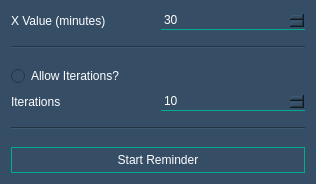
<?xml version="1.0" encoding="UTF-8"?>
<ui version="4.0">
 <class>MainWindow</class>
 <widget class="QMainWindow" name="MainWindow">
  <property name="geometry">
   <rect>
    <x>0</x>
    <y>0</y>
    <width>316</width>
    <height>184</height>
   </rect>
  </property>
  <property name="minimumSize">
   <size>
    <width>316</width>
    <height>184</height>
   </size>
  </property>
  <property name="windowTitle">
   <string>X Minute Reminder</string>
  </property>
  <property name="windowIcon">
   <iconset resource="additions.qrc">
    <normaloff>:/Icon/icon70.png</normaloff>:/Icon/icon70.png</iconset>
  </property>
  <property name="styleSheet">
   <string notr="true">background-color: rgb(53, 78, 102);</string>
  </property>
  <widget class="QWidget" name="centralWidget">
   <layout class="QGridLayout" name="gridLayout">
    <item row="0" column="0">
     <layout class="QVBoxLayout" name="verticalLayout">
      <item>
       <layout class="QHBoxLayout" name="horizontalLayout">
        <item>
         <widget class="QLabel" name="lXValue">
          <property name="sizePolicy">
           <sizepolicy hsizetype="Preferred" vsizetype="Expanding">
            <horstretch>0</horstretch>
            <verstretch>0</verstretch>
           </sizepolicy>
          </property>
          <property name="styleSheet">
           <string notr="true">color: white;</string>
          </property>
          <property name="text">
           <string>X Value (minutes)</string>
          </property>
         </widget>
        </item>
        <item>
         <widget class="QSpinBox" name="sbXValue">
          <property name="sizePolicy">
           <sizepolicy hsizetype="Preferred" vsizetype="Expanding">
            <horstretch>0</horstretch>
            <verstretch>0</verstretch>
           </sizepolicy>
          </property>
          <property name="styleSheet">
           <string notr="true">background-color: rgb(53, 78, 102);
color: white;
border-bottom: 1px solid rgb(1, 173, 140);
border-radius: 0px;
padding: 1px;</string>
          </property>
          <property name="minimum">
           <number>1</number>
          </property>
          <property name="maximum">
           <number>720</number>
          </property>
          <property name="value">
           <number>30</number>
          </property>
         </widget>
        </item>
       </layout>
      </item>
      <item>
       <spacer name="verticalSpacer_3">
        <property name="orientation">
         <enum>Qt::Vertical</enum>
        </property>
        <property name="sizeHint" stdset="0">
         <size>
          <width>20</width>
          <height>40</height>
         </size>
        </property>
       </spacer>
      </item>
      <item>
       <widget class="Line" name="line">
        <property name="orientation">
         <enum>Qt::Horizontal</enum>
        </property>
       </widget>
      </item>
      <item>
       <spacer name="verticalSpacer_4">
        <property name="orientation">
         <enum>Qt::Vertical</enum>
        </property>
        <property name="sizeHint" stdset="0">
         <size>
          <width>20</width>
          <height>40</height>
         </size>
        </property>
       </spacer>
      </item>
      <item>
       <widget class="QRadioButton" name="rbAllowIterations">
        <property name="sizePolicy">
         <sizepolicy hsizetype="Preferred" vsizetype="Expanding">
          <horstretch>0</horstretch>
          <verstretch>0</verstretch>
         </sizepolicy>
        </property>
        <property name="styleSheet">
         <string notr="true">color: white;</string>
        </property>
        <property name="text">
         <string>Allow Iterations?</string>
        </property>
       </widget>
      </item>
      <item>
       <layout class="QHBoxLayout" name="horizontalLayout_2">
        <item>
         <widget class="QLabel" name="lIterations">
          <property name="sizePolicy">
           <sizepolicy hsizetype="Preferred" vsizetype="Expanding">
            <horstretch>0</horstretch>
            <verstretch>0</verstretch>
           </sizepolicy>
          </property>
          <property name="styleSheet">
           <string notr="true">color: white;</string>
          </property>
          <property name="text">
           <string>Iterations</string>
          </property>
         </widget>
        </item>
        <item>
         <widget class="QSpinBox" name="sbIterations">
          <property name="enabled">
           <bool>false</bool>
          </property>
          <property name="sizePolicy">
           <sizepolicy hsizetype="Preferred" vsizetype="Expanding">
            <horstretch>0</horstretch>
            <verstretch>0</verstretch>
           </sizepolicy>
          </property>
          <property name="styleSheet">
           <string notr="true">background-color: rgb(53, 78, 102);
color: white;
border-bottom: 1px solid rgb(1, 173, 140);
border-radius: 0px;
padding: 1px;</string>
          </property>
          <property name="minimum">
           <number>1</number>
          </property>
          <property name="maximum">
           <number>1000</number>
          </property>
          <property name="value">
           <number>10</number>
          </property>
         </widget>
        </item>
       </layout>
      </item>
      <item>
       <spacer name="verticalSpacer">
        <property name="orientation">
         <enum>Qt::Vertical</enum>
        </property>
        <property name="sizeHint" stdset="0">
         <size>
          <width>20</width>
          <height>40</height>
         </size>
        </property>
       </spacer>
      </item>
      <item>
       <widget class="Line" name="line_2">
        <property name="orientation">
         <enum>Qt::Horizontal</enum>
        </property>
       </widget>
      </item>
      <item>
       <spacer name="verticalSpacer_2">
        <property name="orientation">
         <enum>Qt::Vertical</enum>
        </property>
        <property name="sizeHint" stdset="0">
         <size>
          <width>20</width>
          <height>40</height>
         </size>
        </property>
       </spacer>
      </item>
      <item>
       <widget class="QPushButton" name="pbStartReminder">
        <property name="sizePolicy">
         <sizepolicy hsizetype="Expanding" vsizetype="Expanding">
          <horstretch>0</horstretch>
          <verstretch>0</verstretch>
         </sizepolicy>
        </property>
        <property name="styleSheet">
         <string notr="true">background-color: rgb(53, 78, 102);
color: white;
border: 1px solid rgb(1, 173, 140);
border-radius: 0px;
padding: 5px;</string>
        </property>
        <property name="text">
         <string>Start Reminder</string>
        </property>
       </widget>
      </item>
     </layout>
    </item>
   </layout>
  </widget>
 </widget>
 <layoutdefault spacing="6" margin="11"/>
 <resources>
  <include location="additions.qrc"/>
 </resources>
 <connections/>
</ui>
